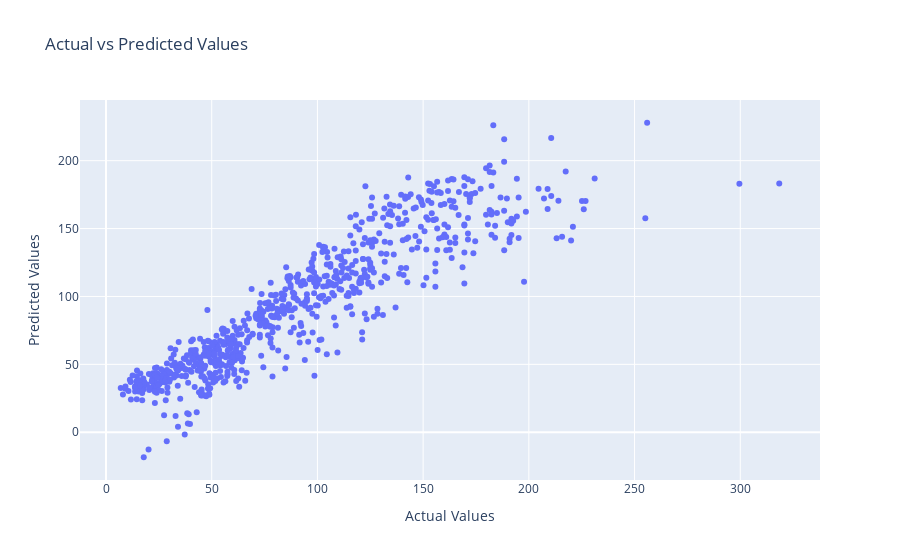

The notebook cell this image was saved under:
### Code cell
import plotly.express as px

fig = px.scatter(x=y_test, y=y_pred, labels={'x': 'Actual Values', 'y': 'Predicted Values'}, title='Actual vs Predicted Values')
fig.show()

### Figure 1 — Plotly figure (JSON) as saved in the notebook; plotly's stock layout.template omitted (floating-point values rounded to 4 significant figures; data arrays with more than 128 entries replaced by an {"elided": "..."} marker saying what was removed)
{"data": [{"hovertemplate": "Actual Values=%{x}<br>Predicted Values=%{y}<extra></extra>", "legendgroup": "", "marker": {"color": "#636efa", "symbol": "circle"}, "mode": "markers", "name": "", "orientation": "v", "showlegend": false, "type": "scatter", "x": {"elided": "775 float values"}, "xaxis": "x", "y": {"elided": "775 float values"}, "yaxis": "y"}], "layout": {"legend": {"tracegroupgap": 0}, "title": {"text": "Actual vs Predicted Values"}, "xaxis": {"anchor": "y", "domain": [0, 1], "title": {"text": "Actual Values"}}, "yaxis": {"anchor": "x", "domain": [0, 1], "title": {"text": "Predicted Values"}}}}
